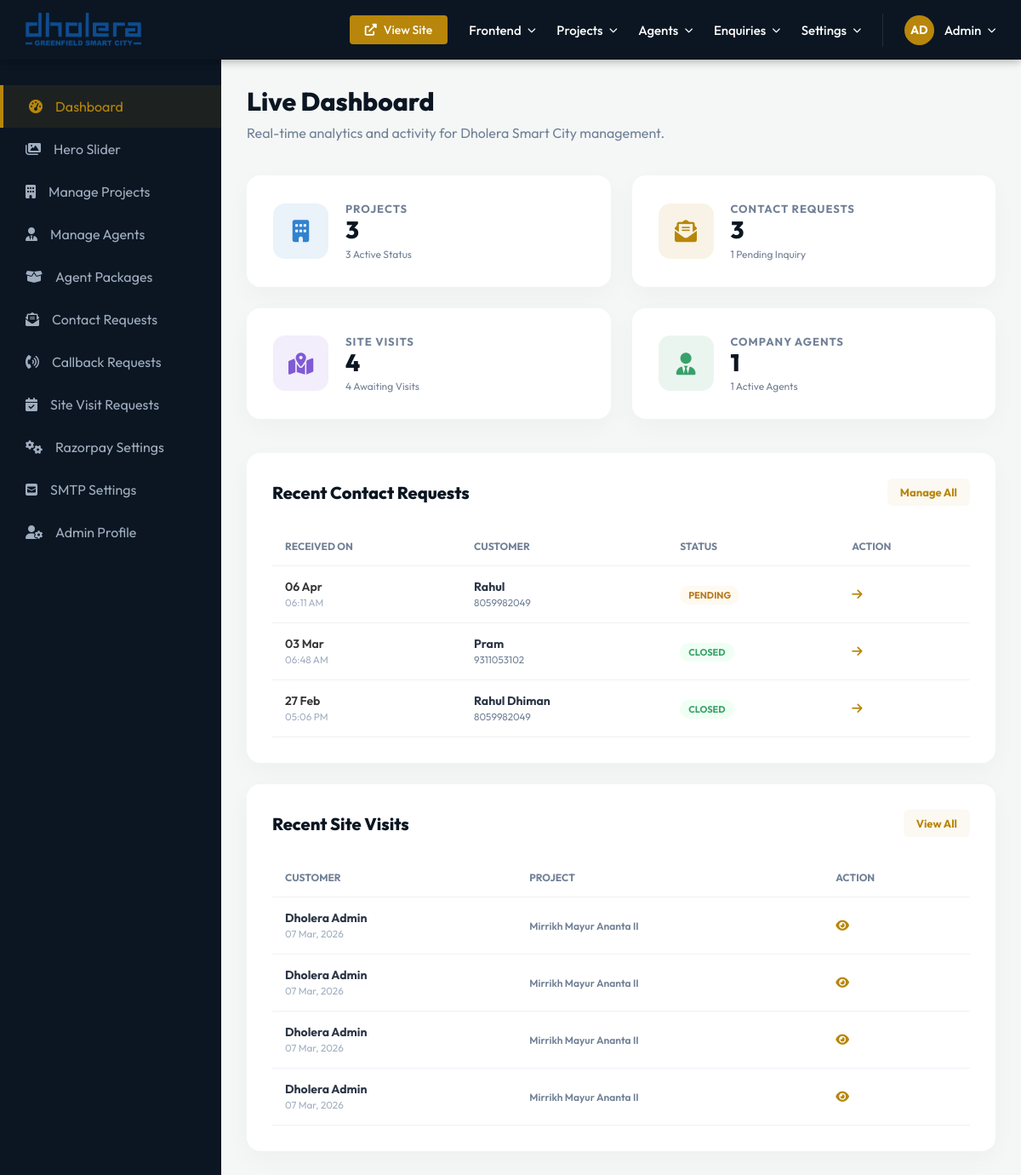
The page /admin/index.php (signed in) on the database its author committed.
### tables this page shows
CREATE TABLE `enquiries` (
  `id` int(11) NOT NULL AUTO_INCREMENT,
  `name` varchar(100) NOT NULL,
  `email` varchar(100) NOT NULL,
  `phone` varchar(20) NOT NULL,
  `subject` varchar(255) DEFAULT 'General Enquiry',
  `message` text DEFAULT NULL,
  `status` enum('pending','closed') DEFAULT 'pending',
  `created_at` timestamp NULL DEFAULT current_timestamp(),
  PRIMARY KEY (`id`)
);

CREATE TABLE `site_visits` (
  `id` int(11) NOT NULL AUTO_INCREMENT,
  `project_id` int(11) DEFAULT NULL,
  `project_name` varchar(255) DEFAULT NULL,
  `name` varchar(100) NOT NULL,
  `email` varchar(100) NOT NULL,
  `phone` varchar(20) NOT NULL,
  `visit_date` date NOT NULL,
  `visit_time` varchar(50) NOT NULL,
  `message` text DEFAULT NULL,
  `status` enum('pending','confirmed','cancelled','completed') DEFAULT 'pending',
  `created_at` timestamp NULL DEFAULT current_timestamp(),
  PRIMARY KEY (`id`)
);

CREATE TABLE `projects` (
  `id` int(11) NOT NULL AUTO_INCREMENT,
  `title` varchar(255) NOT NULL,
  `slug` varchar(255) DEFAULT NULL,
  `label` varchar(100) DEFAULT NULL,
  `project_type` varchar(100) DEFAULT NULL,
  `legitimate` varchar(255) DEFAULT NULL,
  `location` varchar(255) DEFAULT NULL,
  `google_map_url` text DEFAULT NULL,
  `about_project` longtext DEFAULT NULL,
  `featured_image` varchar(255) DEFAULT NULL,
  `brochure_pdf` varchar(255) DEFAULT NULL,
  `site_plan_image` varchar(255) DEFAULT NULL,
  `plot_size_from` varchar(50) DEFAULT NULL,
  `plot_size_to` varchar(50) DEFAULT NULL,
  `total_units` varchar(50) DEFAULT NULL,
  `price_range` varchar(100) DEFAULT NULL,
  `status` enum('active','inactive') DEFAULT 'active',
  `created_at` timestamp NULL DEFAULT current_timestamp(),
  `updated_at` timestamp NULL DEFAULT current_timestamp() ON UPDATE current_timestamp(),
  PRIMARY KEY (`id`),
  KEY `projects_slug_idx` (`slug`)
);

### admin/index.php (the view, shortened to what this page needs)
<?php
include 'includes/header.php';
$stats = [
    'projects' => [
        'total' => $conn->query("SELECT COUNT(*) FROM projects")->fetchColumn(),
        'active' => $conn->query("SELECT COUNT(*) FROM projects WHERE status = 'active'")->fetchColumn()
    ],
    'enquiries' => [
        'total' => $conn->query("SELECT COUNT(*) FROM enquiries")->fetchColumn(),
        'pending' => $conn->query("SELECT COUNT(*) FROM enquiries WHERE status = 'pending'")->fetchColumn()
    ],
    'visits' => [
        'total' => $conn->query("SELECT COUNT(*) FROM site_visits")->fetchColumn(),
        'pending' => $conn->query("SELECT COUNT(*) FROM site_visits WHERE status = 'pending'")->fetchColumn()
    ],
    'agents' => [
        'total' => $conn->query("SELECT COUNT(*) FROM agents")->fetchColumn(),
        'active' => $conn->query("SELECT COUNT(*) FROM agents WHERE status = 'active'")->fetchColumn()
    ]
];
$recent_enquiries = $conn->query("SELECT * FROM enquiries ORDER BY created_at DESC LIMIT 5")->fetchAll();
$recent_visits = $conn->query("SELECT sv.*, p.title as project_title FROM site_visits sv LEFT JOIN projects p ON sv.project_id = p.id ORDER BY sv.created_at DESC LIMIT 5")->fetchAll();
?>
<div class="main-content">
    <div class="dashboard-welcome">
        <h1>Live Dashboard</h1>
        <p>Real-time analytics and activity for Dholera Smart City management.</p>
    </div>
    <div class="stats-grid">
        <div class="stat-card" onclick="location.href='projects/index.php'">
            <div class="stat-icon bg-blue"><i class="fas fa-building"></i></div>
            <div class="stat-info">
                <div class="label">Projects</div>
                <div class="value"><?php echo number_format($stats['projects']['total']); ?></div>
                <div class="sub-val"><?php echo $stats['projects']['active']; ?> Active Status</div>
            </div>
        </div>
        <div class="stat-card" onclick="location.href='enquiries/manage-enquiries.php'">
            <div class="stat-icon bg-gold"><i class="fas fa-envelope-open-text"></i></div>
            <div class="stat-info">
                <div class="label">Contact Requests</div>
                <div class="value"><?php echo number_format($stats['enquiries']['total']); ?></div>
                <div class="sub-val"><?php echo $stats['enquiries']['pending']; ?> Pending Inquiry</div>
            </div>
        </div>
        <div class="stat-card" onclick="location.href='site-requests/index.php'">
            <div class="stat-icon bg-purple"><i class="fas fa-map-marked-alt"></i></div>
            <div class="stat-info">
                <div class="label">Site Visits</div>
                <div class="value"><?php echo number_format($stats['visits']['total']); ?></div>
                <div class="sub-val"><?php echo $stats['visits']['pending']; ?> Awaiting Visits</div>
            </div>
        </div>
        <div class="stat-card" onclick="location.href='agents/index.php'">
            <div class="stat-icon bg-green"><i class="fas fa-user-tie"></i></div>
            <div class="stat-info">
                <div class="label">Company Agents</div>
                <div class="value"><?php echo number_format($stats['agents']['total']); ?></div>
                <div class="sub-val"><?php echo $stats['agents']['active']; ?> Active Agents</div>
            </div>
        </div>
    </div>
    <div class="activity-grid">
        <div class="card-box">
            <div class="card-header">
                <h2>Recent Contact Requests</h2>
                <a href="enquiries/manage-enquiries.php" class="btn-view-all">Manage All</a>
            </div>
            <div style="overflow-x: auto;">
                <table class="data-table">
                    <thead>
                        <tr>
                            <th>Received On</th>
                            <th>Customer</th>
                            <th>Status</th>
                            <th>Action</th>
                        </tr>
                    </thead>
                    <tbody>
                        <?php if (count($recent_enquiries) > 0): ?>
                            <?php foreach ($recent_enquiries as $enq): ?>
                                <tr>
                                    <td>
                                        <div style="font-weight:600;"><?php echo date('d M', strtotime($enq['created_at'])); ?></div>
                                        <small style="color:#a0aec0;"><?php echo date('h:i A', strtotime($enq['created_at'])); ?></small>
                                    </td>
                                    <td>
                                        <div style="font-weight:700; color:#2d3748;"><?php echo htmlspecialchars($enq['name']); ?></div>
                                        <small style="color:#718096;"><?php echo htmlspecialchars($enq['phone']); ?></small>
                                    </td>
                                    <td>
                                        <span class="badge badge-<?php echo $enq['status']; ?>">
                                            <?php echo $enq['status']; ?>
                                        </span>
                                    </td>
                                    <td>
                                        <a href="enquiries/manage-enquiries.php" style="color:var(--primary-gold);"><i class="fas fa-arrow-right"></i></a>
                                    </td>
                                </tr>
                            <?php endforeach; ?>
                        <?php else: ?>
                            <tr><td colspan="4" style="text-align:center; padding:30px; color:#a0aec0;">No recent requests.</td></tr>
                        <?php endif; ?>
                    </tbody>
                </table>
            </div>
        </div>
        <div class="card-box">
            <div class="card-header">
                <h2>Recent Site Visits</h2>
                <a href="site-requests/index.php" class="btn-view-all">View All</a>
            </div>
            <div style="overflow-x: auto;">
                <table class="data-table">
                    <thead>
                        <tr>
                            <th>Customer</th>
                            <th>Project</th>
                            <th>Action</th>
                        </tr>
                    </thead>
                    <tbody>
                        <?php if (count($recent_visits) > 0): ?>
                            <?php foreach ($recent_visits as $visit): ?>
                                <tr>
                                    <td>
                                        <div style="font-weight:700; color:#2d3748;"><?php echo htmlspecialchars($visit['name']); ?></div>
                                        <small style="color:#a0aec0;"><?php echo date('d M, Y', strtotime($visit['created_at'])); ?></small>
                                    </td>
                                    <td>
                                        <div style="font-size:12px; color:#718096; font-weight:600;"><?php echo htmlspecialchars($visit['project_title'] ?? 'N/A'); ?></div>
                                    </td>
                                    <td>
                                        <a href="site-requests/index.php" style="color:var(--primary-gold);"><i class="fas fa-eye"></i></a>
                                    </td>
                                </tr>
                            <?php endforeach; ?>
                        <?php else: ?>
                            <tr><td colspan="3" style="text-align:center; padding:30px; color:#a0aec0;">No recent visits.</td></tr>
                        <?php endif; ?>
                    </tbody>
                </table>
            </div>
        </div>
    </div>
</div>

### admin/includes/header.php (shortened to what this page needs)
<!DOCTYPE html>
<html lang="en">
<head>
    <link rel="stylesheet" href="https://cdnjs.cloudflare.com/ajax/libs/font-awesome/6.0.0/css/all.min.css">
</head>
<body>
<header class="admin-header">
    <div class="logo-area">
        <img src="<?php echo BASE_URL; ?>assets/logo.webp" alt="Dholera Smart City Logo">
    </div>
    <ul class="nav-links">
        <li class="nav-item">
            <a href="<?php echo BASE_URL; ?>index.php" class="nav-link view-site" target="_blank">
                <i class="fas fa-external-link-alt"></i> View Site
            </a>
        </li>
        <li class="nav-item">
            <span class="nav-link">Frontend <i class="fas fa-chevron-down" style="font-size: 10px;"></i></span>
        </li>
        <li class="nav-item">
            <span class="nav-link">Projects <i class="fas fa-chevron-down" style="font-size: 10px;"></i></span>
        </li>
        <li class="nav-item">
            <span class="nav-link">Agents <i class="fas fa-chevron-down" style="font-size: 10px;"></i></span>
        </li>
        <li class="nav-item">
            <span class="nav-link">Enquiries <i class="fas fa-chevron-down" style="font-size: 10px;"></i></span>
        </li>
        <li class="nav-item">
            <span class="nav-link">Settings <i class="fas fa-chevron-down" style="font-size: 10px;"></i></span>
        </li>
        <li class="nav-item">
            <div class="user-profile">
                <div class="user-avatar">AD</div>
                <span class="nav-link">Admin <i class="fas fa-chevron-down" style="font-size: 10px;"></i></span>
            </div>
        </li>
    </ul>
</header>
<aside class="admin-sidebar">
    <ul class="sidebar-menu">
        <li class="sidebar-item <?php echo basename($_SERVER['PHP_SELF']) == 'index.php' && strpos($_SERVER['PHP_SELF'], 'projects') === false ? 'active' : ''; ?>">
            <a href="<?php echo BASE_URL; ?>admin/index.php"><i class="fas fa-tachometer-alt"></i> Dashboard</a>
        </li>
        <li class="sidebar-item <?php echo strpos($_SERVER['PHP_SELF'], 'manage-hero.php') !== false ? 'active' : ''; ?>">
            <a href="<?php echo BASE_URL; ?>admin/frontend/manage-hero.php"><i class="fas fa-images"></i> Hero Slider</a>
        </li>
        <li class="sidebar-item <?php echo strpos($_SERVER['PHP_SELF'], 'projects') !== false ? 'active' : ''; ?>">
            <a href="<?php echo BASE_URL; ?>admin/projects/index.php"><i class="fas fa-building"></i> Manage Projects</a>
        </li>
        <li class="sidebar-item <?php echo strpos($_SERVER['PHP_SELF'], 'agents') !== false ? 'active' : ''; ?>">
            <a href="<?php echo BASE_URL; ?>admin/agents/index.php"><i class="fas fa-user-tie"></i> Manage Agents</a>
        </li>
        <li class="sidebar-item <?php echo strpos($_SERVER['PHP_SELF'], 'packages') !== false ? 'active' : ''; ?>">
            <a href="<?php echo BASE_URL; ?>admin/packages/index.php"><i class="fas fa-box-open"></i> Agent Packages</a>
        </li>
        <li class="sidebar-item <?php echo strpos($_SERVER['PHP_SELF'], 'manage-enquiries.php') !== false ? 'active' : ''; ?>">
            <a href="<?php echo BASE_URL; ?>admin/enquiries/manage-enquiries.php"><i class="fas fa-envelope-open-text"></i> Contact Requests</a>
        </li>
        <li class="sidebar-item <?php echo strpos($_SERVER['PHP_SELF'], 'manage-callbacks.php') !== false ? 'active' : ''; ?>">
            <a href="<?php echo BASE_URL; ?>admin/enquiries/manage-callbacks.php"><i class="fas fa-phone-volume"></i> Callback Requests</a>
        </li>
        <li class="sidebar-item <?php echo strpos($_SERVER['PHP_SELF'], 'site-requests') !== false ? 'active' : ''; ?>">
            <a href="<?php echo BASE_URL; ?>admin/site-requests/index.php"><i class="fas fa-calendar-check"></i> Site Visit Requests</a>
        </li>
        <li class="sidebar-item <?php echo strpos($_SERVER['PHP_SELF'], 'razorpay-config.php') !== false ? 'active' : ''; ?>">
            <a href="<?php echo BASE_URL; ?>admin/settings/razorpay-config.php"><i class="fas fa-cogs"></i> Razorpay Settings</a>
        </li>
        <li class="sidebar-item <?php echo strpos($_SERVER['PHP_SELF'], 'smtp-config.php') !== false ? 'active' : ''; ?>">
            <a href="<?php echo BASE_URL; ?>admin/settings/smtp-config.php"><i class="fas fa-envelope-square"></i> SMTP Settings</a>
        </li>
        <li class="sidebar-item <?php echo strpos($_SERVER['PHP_SELF'], 'profile.php') !== false ? 'active' : ''; ?>">
            <a href="<?php echo BASE_URL; ?>admin/profile.php"><i class="fas fa-user-cog"></i> Admin Profile</a>
        </li>
    </ul>
</aside>

### admin/includes/header.php (style rules this page uses)
:root { --primary-gold: #b8860b; --dark-bg: #111; --sidebar-width: 260px; --header-height: 70px; --text-gray: #a0aec0; --light-gray: #f7fafc; }
* { margin: 0; padding: 0; box-sizing: border-box; }
body { font-family: 'Outfit', sans-serif; background-color: #f4f7f6; color: #333; }
.admin-header { height: var(--header-height); background-color: var(--dark-bg); color: #fff; display: flex; align-items: center; justify-content: space-between; padding: 0 30px; position: fixed; top: 0; left: 0; right: 0; z-index: 1000; box-shadow: 0 2px 10px rgba(0,0,0,0.3); }
.logo-area { display: flex; align-items: center; gap: 15px; }
.logo-area img { height: 40px; }
.nav-links { display: flex; align-items: center; gap: 25px; list-style: none; }
.nav-item { position: relative; }
.nav-link { color: #fff; text-decoration: none; font-size: 15px; font-weight: 500; display: flex; align-items: center; gap: 8px; transition: color 0.3s; cursor: pointer; padding: 10px 0; }
.view-site { background-color: var(--primary-gold); color: #fff !important; padding: 8px 18px; border-radius: 4px; font-size: 14px !important; }
.user-profile { display: flex; align-items: center; gap: 12px; border-left: 1px solid rgba(255,255,255,0.1); padding-left: 25px; }
.user-avatar { width: 35px; height: 35px; background-color: var(--primary-gold); border-radius: 50%; display: flex; align-items: center; justify-content: center; font-weight: 700; font-size: 14px; }
.admin-sidebar { width: var(--sidebar-width); background-color: var(--dark-bg); position: fixed; top: var(--header-height); left: 0; bottom: 0; padding-top: 30px; z-index: 999; }
.sidebar-menu { list-style: none; }
.sidebar-item a { display: flex; align-items: center; gap: 15px; padding: 15px 30px; color: var(--text-gray); text-decoration: none; font-size: 16px; transition: all 0.3s; }
.sidebar-item.active a, .sidebar-item a:hover { background-color: rgba(184, 134, 11, 0.1); color: var(--primary-gold); border-left: 4px solid var(--primary-gold); }
.main-content { margin-left: var(--sidebar-width); margin-top: var(--header-height); padding: 40px; min-height: calc(100vh - var(--header-height)); }

### rows shown on the page
enquiries: created_at "06 Apr", created_at "06:11 AM", name "Rahul", phone "8059982049", status "PENDING"
enquiries: created_at "03 Mar", created_at "06:48 AM", name "Pram", phone "9311053102", status "CLOSED"
enquiries: created_at "27 Feb", created_at "05:06 PM", name "Rahul Dhiman", phone "8059982049", status "CLOSED"
site_visits: name "Dholera Admin", created_at "07 Mar, 2026", project.title "Mirrikh Mayur Ananta II"
site_visits: name "Dholera Admin", created_at "07 Mar, 2026", project.title "Mirrikh Mayur Ananta II"
site_visits: name "Dholera Admin", created_at "07 Mar, 2026", project.title "Mirrikh Mayur Ananta II"
site_visits: name "Dholera Admin", created_at "07 Mar, 2026", project.title "Mirrikh Mayur Ananta II"

### other values the page prints
$stats['projects']['total'] "3"
$stats['projects']['active'] "3"
$stats['enquiries']['total'] "3"
$stats['enquiries']['pending'] "1"
$stats['visits']['total'] "4"
$stats['visits']['pending'] "4"
$stats['agents']['total'] "1"
$stats['agents']['active'] "1"
